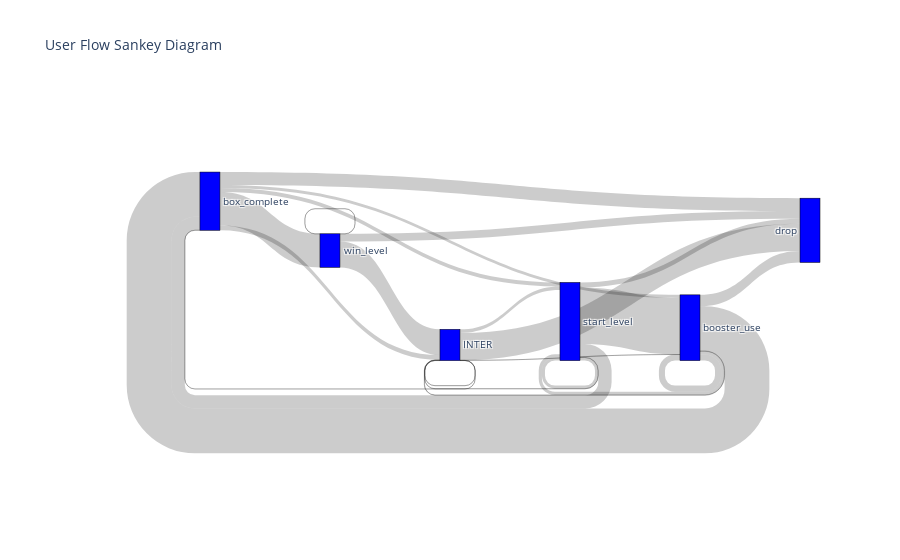

Here is the notebook cell this chart was saved with:
### Code cell
# Convert sequences to nodes and links for Sankey diagram
sequences = sequence_df['sequence'].str.split(' -> ')

# Get all unique events
all_events = set()
for seq in sequences:
    all_events.update(seq)

# Create nodes list
nodes = list(all_events)

# Create links dictionary to count transitions
links = {}
for seq in sequences:
    for i in range(len(seq)-1):
        source = seq[i]
        target = seq[i+1]
        key = (source, target)
        links[key] = links.get(key, 0) + 1

# Create source, target and value lists for plotting
source_list = []
target_list = []
value_list = []
for (source, target), value in links.items():
    source_list.append(nodes.index(source))
    target_list.append(nodes.index(target))
    value_list.append(value)

# Create Sankey diagram
import plotly.graph_objects as go

fig = go.Figure(data=[go.Sankey(
    node = dict(
        pad = 15,
        thickness = 20,
        line = dict(color = "black", width = 0.5),
        label = nodes,
        color = "blue"
    ),
    link = dict(
        source = source_list,
        target = target_list,
        value = value_list
    )
)])

fig.update_layout(title_text="User Flow Sankey Diagram", font_size=10)
fig.show()

### Figure 1 — Plotly figure (JSON) as saved in the notebook; plotly's stock layout.template omitted (floating-point values rounded to 4 significant figures)
{"data": [{"link": {"source": [2, 3, 0, 3, 2, 0, 4, 1, 3, 3, 0, 2, 0, 2, 1, 2, 4, 0, 1, 1, 3, 1, 4], "target": [3, 0, 5, 2, 5, 4, 1, 5, 5, 3, 2, 0, 3, 1, 3, 2, 5, 1, 2, 1, 1, 0, 4], "value": [1962, 1553, 448, 112, 172, 1162, 894, 946, 394, 211, 137, 463, 106, 9, 1, 105, 268, 167, 129, 5, 10, 4, 3]}, "node": {"color": "blue", "label": ["box_complete", "INTER", "start_level", "booster_use", "win_level", "drop"], "line": {"color": "black", "width": 0.5}, "pad": 15, "thickness": 20}, "type": "sankey"}], "layout": {"font": {"size": 10}, "title": {"text": "User Flow Sankey Diagram"}}}
